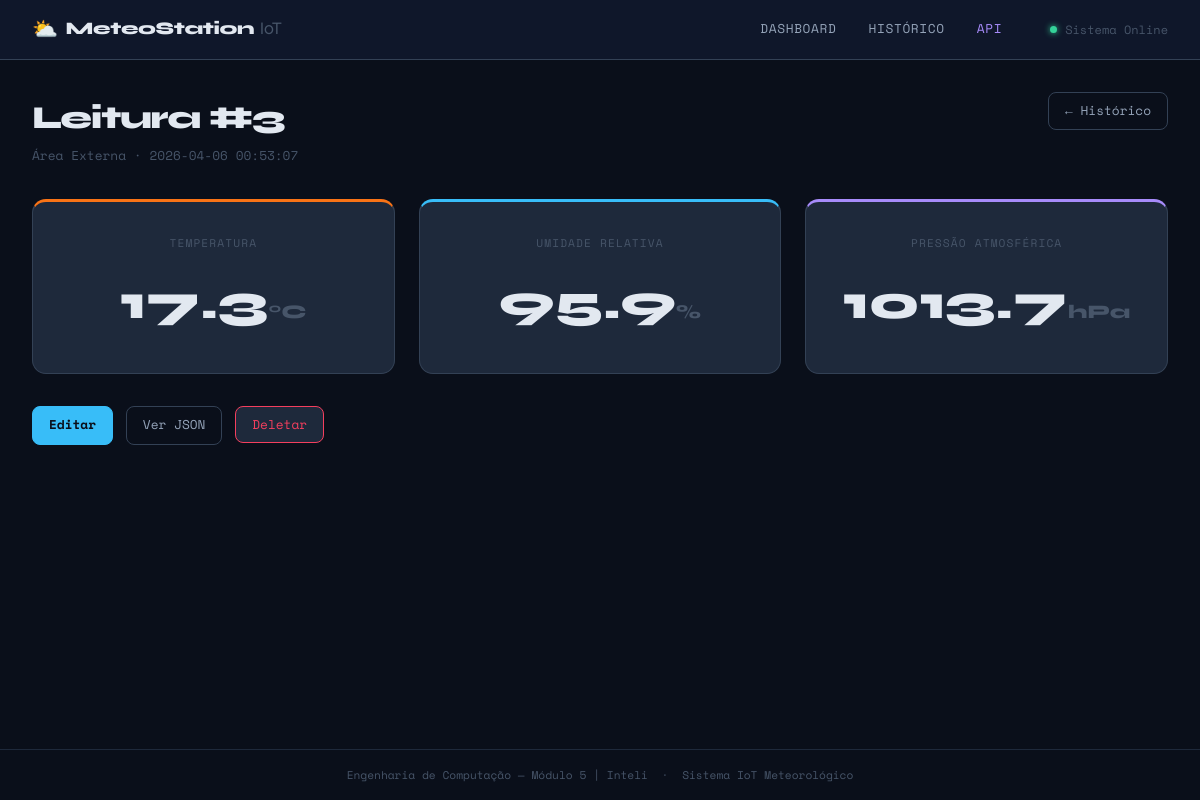
The app's page /leituras/3 with its own data.
### tables this page shows
CREATE TABLE leituras (
    id INTEGER PRIMARY KEY AUTOINCREMENT,
    temperatura REAL NOT NULL,
    umidade REAL NOT NULL,
    pressao REAL,
    localizacao TEXT DEFAULT 'Lab IoT - Inteli',
    timestamp DATETIME DEFAULT (datetime('now','localtime'))
);

### app.py (the view)
@app.route('/leituras/<int:id>', methods=['GET'])
def detalhe(id):
    leitura = buscar_leitura(id)
    if not leitura:
        if request.args.get('formato') == 'json':
            return jsonify({'erro': 'Leitura não encontrada'}), 404
        abort(404)
    if request.args.get('formato') == 'json':
        return jsonify(leitura)
    return render_template('detalhe.html', leitura=leitura)

### app.py (called while the page is built)
@app.before_request
def _setup():
    pass  # init_db() é chamado no __main__

### database.py (called while the page is built)
def get_db_connection():
    conn = sqlite3.connect(DB_PATH, timeout=10)
    conn.execute('PRAGMA journal_mode=WAL')
    conn.execute('PRAGMA busy_timeout=5000')
    conn.row_factory = sqlite3.Row
    return conn

def buscar_leitura(id):
    conn = get_db_connection()
    row = conn.execute('SELECT * FROM leituras WHERE id = ?', (id,)).fetchone()
    conn.close()
    return dict(row) if row else None

### templates/detalhe.html (shortened to what this page needs)
{% extends 'base.html' %}
{% block content %}
<div class="page-header">
  <div>
    <h1 class="page-title">Leitura #{{ leitura.id }}</h1>
    <p class="page-sub">{{ leitura.localizacao }} · {{ leitura.timestamp }}</p>
  </div>
  <a href="{{ url_for('listar') }}" class="btn btn-ghost">← Histórico</a>
</div>
<div class="detail-grid">
  <div class="detail-card detail-temp">
    <div class="detail-label">Temperatura</div>
    <div class="detail-value">{{ leitura.temperatura }}<span class="detail-unit">°C</span></div>
  </div>
  <div class="detail-card detail-umid">
    <div class="detail-label">Umidade Relativa</div>
    <div class="detail-value">{{ leitura.umidade }}<span class="detail-unit">%</span></div>
  </div>
  {% if leitura.pressao %}
  <div class="detail-card detail-pres">
    <div class="detail-label">Pressão Atmosférica</div>
    <div class="detail-value">{{ leitura.pressao }}<span class="detail-unit">hPa</span></div>
  </div>
  {% endif %}
</div>
<div class="detail-actions">
  <a href="{{ url_for('editar_form', id=leitura.id) }}" class="btn btn-primary">Editar</a>
  <a href="{{ url_for('detalhe', id=leitura.id) }}?formato=json" target="_blank" class="btn btn-ghost">Ver JSON</a>
  <form action="{{ url_for('deletar_form', id=leitura.id) }}" method="POST" style="display:inline"
        onsubmit="return confirm('Tem certeza que deseja deletar a leitura #{{ leitura.id }}?')">
    <button type="submit" class="btn btn-danger">Deletar</button>
  </form>
</div>
{% endblock %}

### static/css/style.css (style rules this page uses)
:root { --bg-base: #0a0f1a; --bg-surface: #0f172a; --bg-card: #1e293b; --bg-hover: #263349; --border: #1e293b; --border-hi: #334155; --text-primary: #e2e8f0; --text-secondary: #94a3b8; --text-muted: #475569; --accent-temp: #f97316; --accent-umid: #38bdf8; --accent-pres: #a78bfa; --accent-total: #34d399; --accent-red: #f43f5e; --font-display: 'Syne', sans-serif; --font-mono: 'Space Mono', monospace; --radius: 8px; --radius-lg: 14px; --shadow: 0 4px 24px rgba(0,0,0,0.4); }
*, *::before, *::after { box-sizing: border-box; margin: 0; padding: 0; }
html { scroll-behavior: smooth; }
body { background: var(--bg-base); color: var(--text-primary); font-family: var(--font-mono); font-size: 14px; line-height: 1.6; min-height: 100vh; display: flex; flex-direction: column; }
a { color: inherit; text-decoration: none; }
.page-header { display: flex; align-items: flex-start; justify-content: space-between; margin-bottom: 2rem; }
.page-title { font-family: var(--font-display); font-size: 2rem; font-weight: 800; letter-spacing: -0.04em; }
.page-sub { color: var(--text-muted); font-size: 0.8rem; margin-top: 0.2rem; }
.btn { display: inline-flex; align-items: center; gap: 0.3rem; padding: 0.5rem 1rem; border-radius: var(--radius); font-family: var(--font-mono); font-size: 0.8rem; cursor: pointer; border: 1px solid var(--border-hi); background: var(--bg-card); color: var(--text-secondary); transition: all 0.15s; white-space: nowrap; }
.btn-primary { background: var(--accent-umid); color: #0a0f1a; border-color: var(--accent-umid); font-weight: 700; }
.btn-ghost { background: transparent; }
.btn-danger { color: var(--accent-red); border-color: var(--accent-red); }
.detail-grid { display: grid; grid-template-columns: repeat(auto-fit, minmax(200px, 1fr)); gap: 1.5rem; margin-bottom: 2rem; }
.detail-card { border-radius: var(--radius-lg); padding: 2rem; text-align: center; border: 1px solid var(--border-hi); background: var(--bg-card); }
.detail-temp { border-top: 3px solid var(--accent-temp); }
.detail-umid { border-top: 3px solid var(--accent-umid); }
.detail-pres { border-top: 3px solid var(--accent-pres); }
.detail-label { font-size: 0.7rem; text-transform: uppercase; letter-spacing: 0.1em; color: var(--text-muted); margin-bottom: 0.8rem; }
.detail-value { font-family: var(--font-display); font-size: 3rem; font-weight: 800; }
.detail-unit { font-size: 1.2rem; color: var(--text-muted); }
.detail-actions { display: flex; gap: 0.8rem; }

### records on screen
leituras: id "3", localizacao "Área Externa", timestamp "2026-04-06 00:53:07", temperatura "17.3", umidade "95.9", pressao "1013.7"
